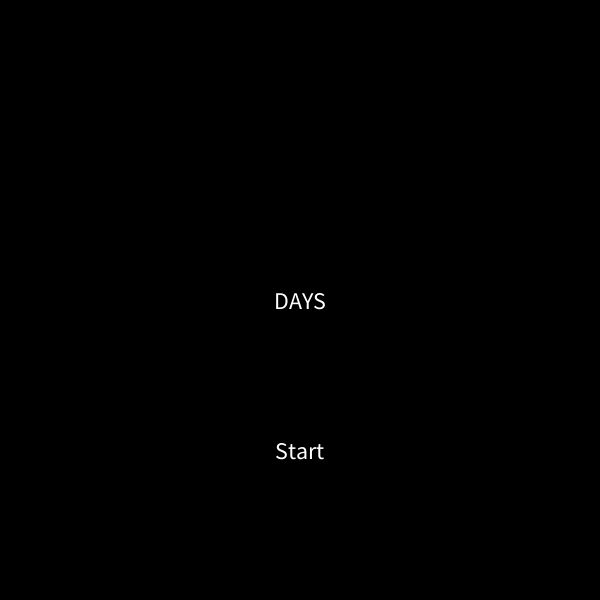
Frame 1 (no input)
Frame 60 (the mouse pressed at the canvas centre just before this capture): identical to frame 1, image omitted
Frame 120 (the mouse held since frame 60 and released just before this capture): identical to frame 1, image omitted

The Processing sketch that drew this single still picture (run headless with seeded random() and noise(); from frame 60 on, the mouse is pressed at the canvas centre):

// Processing sketch: LiuJustin_20220424_Project4_FunctionsAndExpandedCinema
// ── LiuJustin_20220424_Project4_FunctionsAndExpandedCinema.pde
/*
 * Course: ART 22 - Computer Programming for the Arts
 * Assignment: Expanded Cinema Part 1
 *
 * by Justin Liu
 *
 * Initiated: 4/23/22
 * Last updated: 4/24/22
 *
 * PHOTO CREDITS (permission to modify images was granted under license, changes to these images have been made in this assignment):
 * 1. Sun (for TITLE scene, https://commons.wikimedia.org/wiki/File:Draw_sunny.png)
 * 2. Blinds (for AWAKE scene, https://www.creativity103.com/collections/Details/slides/closed_blind.html)
 * 3. Café (for OUTSIDE scene, https://www.flickr.com/photos/matt_gibson/22620309837/in/photolist-AsT132-5g4DDN-tqqpV-eeXVTW-vE1SDf-iyxY8-pv4u3N-nwWby-ez4VEi-6cA3Yq-4aiTx3-nA5Zp3-5nD1N4-o2grQT-PM1VDk-4ha1St-iNMHm-swak6-6jn6St-5LrdSu-FqUc1H-8aXiAf-qfQnST-khtV1-oux1PJ-E2zEq-KPDNiT-97wfye-6cjbPN-aTZ1Rc-9sX9ku-8XFQL-aqxrXU-aujDba-6cKUtM-2KEh47-hNkMV8-8HLdXL-3ZYHw-khp1E-4eqiYF-xQRh9F-cgQhkN-jEV7T6-m9BaLt-8BssB9-kNUg-buveJc-ocYJ3q-b3aewB)
 * 4. Living Room (for INSIDE scene, https://www.flickr.com/photos/thegoodwinfamily/2352716848/in/photolist-4zUhKA-4zQ3ED-4x2ndm-4x2oHA-ymT7q-4wXd6Z-4zUi6U-4zUiJS-8kMff5-qb57j-4zQ3ag-9vUWFx-yZPEu-CcrQo-4rLexS-6VBvX9-bCWtr-6VxrNP-249dRzK-8YWwK-23zN1Dt-b6nbSx-4zQ2Hc-7uQct4-EVzBLS-976KV8-bCNXCe-z1qkW-ynhtd-54YpBz-4a9rnQ-5DcTSi-86uMED-5oeNPU-8qqkD1-4acdfz-8qqkG9-nTajq-411wx3-4Wro5-2kGR5uM-oTeozu-9wh6g7-2m4ZiA8-2kx3eNX-2imSksp-2m99PTB-2mKP8p7-8YWwJ-2kYBDSD)
 * 5. Coffee (for GREET scene, https://www.flickr.com/photos/kendrak/19985797010/in/photolist-ws5ra5-dEK8v5-ak3bTV-5GEGNZ-pYjwFL-9ftSCr-2cszjb-vMEFLj-aFjRGG-wJG4Sc-YvFraW-vMEGtw-wJGcRt-wKbQ6T-8FiYe-4xwtoi-9aPSv-9DGNDx-poDmxP-boNWVz-ojtKQ-4BN1Db-6jQmFn-21V7iJV-gzmzvn-4GHoeH-5GK3tN-8VbCCx-4DcfQJ-9a4PqA-49dB3K-dRUGpz-a36PuP-vMPtdz-vMPmFX-4Szzoy-7sMynd-7Jge3Z-55qGxf-4MmhD6-ary9W6-7muoMV-5f2rJy-5uZ6s8-dS1imb-8XpvRt-a94qfZ-mRqii-nSfe14-j5WeEo)
 * 6. Front Door (for IGNORE scene, https://www.flickr.com/photos/171174909@N03/48980989866/in/photolist-2hChnPh-2iRvzDK-zicaWU-2mucQfk-zzVP7D-yHUGX8-2ncWtNh-HSU5N3-2dZ6hEM-2245GyY-2icQ7Vh-PrkDSY-2kvLbPz-XkGz7N-2mCEZ4F-2iF2aqV-2k8tWkx-L7Me5s-2jXLax9-Jqo6kT-2keriVb-2mbR6vB-2iwRzxM-2iEWWkW-2hUFLUq-2kNtrP1-2mjTZBJ-Jot3ud-24N2zke-2i1NP25-2kCVrqn-2kKxHQ3-G8tLBX-GM3uE-8ss1x-2ndWD3j-Y8F2f7-2mBQpJP-7jNQ6s-3esD4K-bA9UWe-2gyLwmV-7k9FG7-2jRunBk-2kMFZaK-2jg37zu-RZV4ik-2mtxFU3-SzURqs-GkvYsD)
 * 7. Jewelry (for MEMORIES scene, https://www.flickr.com/photos/photovolt/6247664916/in/photolist-aw5V7C-5HtMmf-5HpsY2-8miQcs-8mfFWZ-E7U7H-8mfFJZ-8j4Zht-8miQnf-8mfFPc-7zbZUV-8j8euJ-8mfFmc-4C3cJE-8mfFCF-8mfFjc-8mfFAT-9rX1WV-8auT88-9q4cbY-8j4ZL6-8ayaxA-8ayaA9-8ayaCh-8auT9M-8auT5X-8auVtZ-8aWPM7-8mfFzv-9rX25H-8ayaqh-9q4c6s-fS33nW-8auThr-ayqQYf-8j4Zg6-8miQ9S-7ra1w7-EdbQ9f-8ayaFu-E7U6a-mbTpps-CuqA9-8j8eAm-8auVhc-soLJUW-g3NUxA-ayqQML-9hVhXh-ayqPA9)
 * 8. Piano (for PIANO scene, https://www.flickr.com/photos/akeu/6186144485/in/photolist-aqDBex-5CP4dD-7tYiZd-5hRbt-brTNZ-5cxndY-26LMed-8sg9p4-bSD14-84gabx-cJu1Wj-8YGfWH-7Nmyw-4pEA1x-XkFS-CbZyd-oTCFoM-mTpp-azSRLt-26LJjw-EGBVc-81HUwx-CbZFa-bW4e5-MEkBUW-bjg1Lz-5LeFj-2KJPHj-2auu3F-kxqd-4YSr9N-698mXq-fpQv-6Yos4E-aKZMMV-c3RyjN-84g4zg-adfs7K-8g9Yw1-9YQ5M3-8CsWnC-6n54NJ-f54M4V-84gcpT-GE3vC-mBYFS-2DyH4a-7jaXWw-BFgJyV-q11p)
 * 9. Sunset (for HOME scene, https://www.flickr.com/photos/labbradolci/4107469238/in/photolist-7fXRv9-9GfRgA-pv1S39-iRtCkq-pe1awD-fKkmjD-iJMUSj-8GkvHw-222mNUq-FK8pT2-naVZbH-8WPhEa-Csg76J-asKesD-pkRAdJ-dXk1GM-rypHLX-pNCxRy-pkSqUt-numFWP-pkQHED-eiNwJV-tLb9Qu-bfnuBz-2b96KGC-SH1uwp-RcGRNG-bmNh2y-dKFEES-wkBvby-nzCPJw-egXnz6-prcoQG-efXFVn-aqmunq-26cjVxB-bhcy6T-g4coPF-JhggWz-dXfJrV-8ZCZD4-iJKY94-YVdLkL-rL5wwR-NCxPnd-oi6usw-Ee2HVF-s1riqr-98RPaX-aVpLSH)
 * 10. Knife (for SAD scene, https://www.flickr.com/photos/cguy/4129869832/in/photolist-7hWEqh-NuXRdh-NuXSp5-rBX9G7-aMTXjn-rUq3bW-8z8FAV-3WndV-8Z8J4x-rUq5NE-rHzJqb-9tUUsU-5bUPaa-922bV8-925jdd-922bQv-8z6W2r-925jfs-j9pM5A-j9rTjC-LpcuEK-6dLNJt-7icNzb-w8vhSE-j9s2SE-kCr6fL-6MqfJN-wA2tBi-dKKP9-scqoG2-p7v8Cu-8GmkUK-nGm2fG-4sYKMe-eXDGtA-8MviF6-dKKbn-dGFnJF-mztkFe-Ed1BwC-8CWH1J-qAQ9so-8GmmV2-8zbHkG-b5RGWk-CVXtKe-RbUxYD-8za4h7-8z8BXP-86nvys)
 * 11. Sheet Music (for CALM scene, https://www.flickr.com/photos/rakel78/3469175275/in/photolist-6hyqWP-2mug57f-i9aks-2dzTyPS-2jd2VZZ-aKZLK8-2iTr9VS-GrbzRT-2jo3Hph-5G3Sdz-PSVaTo-5znSy-2mu7dWK-GrbzTg-2kL7sus-2mZijZ4-2mQ211L-2aXE1Zi-86y1PG-2dzTyKd-8RDMRL-oNooq9-2kwKNPL-2kSkJ6H-55pafs-QCi9b-2m75J4-f21eQL-9wZxXk-2mwzqoq-3ZMi1-GF788k-87BKSz-2m7f9-HquL8k-2k9hCo6-D84za-3ammYY-3TtRM-4FD3HE-9xVScC-2m75Hv-EeCXew-2mwzqnJ-8DQFNK-3SetZq-dzaXxq-dQy7Hw-6D8Kz1-2jZsDQq)
 * 12. Bed (for BED scene, https://www.flickr.com/photos/samueledangelo/29875849842/in/photolist-Mw2xim-s7JNCS-CZeJvD-uBkjzd-uRAS23-XgpyMG-uRAyF1-vu7kCX-rsvfZP-rsiWoo-vu7kEv-tX5hR4-uTVaFT-AALk6N-tWTjBS-uTqBmA-uUatFP-G6A1em-vtV2gN-YF9TbE-vYqUE8-A8H9Kt-spjaRB-22NP4rH-rsiVt7-vu7kDt-HfXGz2-uTUpxT-vu7kEk-vBRYCS-ZtacZr-vBRYFh-vtgdf9-AHaY3s-NwxWto-vtgdg1-NV84P4-vESrpD-KdEPVB-vESrrT-vESrrn-XT5C3x-YkcoiP-vESrse-vFgQkQ-vGvBpi-uX5vET-vGvBqk-uX5vFK-vvPgdV)
 * 13. Scribble (for DEATH scene, https://pixabay.com/illustrations/scribble-scribbles-drawing-doodle-4682995/)
 *
 * STORY:
 * The title of this story is "Days".
 * The character has lost their partner.
 * The user determines the choices the character makes to get through the day.
 *
 * */

// contains all of the scenes
enum Scene {
  TITLE, AWAKE, OUTSIDE, INSIDE, // 1st set of choices
    GREET, IGNORE, MEMORIES, PIANO, // 2nd set of choices
    HOME, SAD, CALM, // 3rd set of choices
    BED, DEATH // possible endings
}

Scene scene = Scene.TITLE; // start at title screen

void setup() {
  size(600, 600);            // 600 by 600 pixels
  textAlign(CENTER, CENTER); // center text
  textSize(24);              // set text size
  background(0);             // black background
}

void draw() {
  switch(scene) {
  case TITLE: // title screen
    background(0);
    text("DAYS", 0, 0, width, height);
    text("Start", 0, 150, width, height);
    break;
  case AWAKE: // character wakes up
    background(0);
    text("You wake up sometime in the afternoon. Your partner has been dead for a while now, and your day starts off empty.", 0, 0, width, height);
    text("Go outside", -100, 150, width, height);
    text("Stay inside", 100, 150, width, height);
    break;
  case OUTSIDE: // character goes to a café
    background(0);
    text("You decide to head to a café nearby. After getting your order, you notice a friend of yours sitting at a table.", 0, 0, width, height);
    text("Greet your friend", -125, 150, width, height);
    text("Ignore your friend", 125, 150, width, height);
    break;
  case INSIDE: // character stays in the house
    background(0);
    text("You look around for something to do, but you keep getting reminded of your partner.", 0, 0, width, height);
    text("Look through their things", -125, 150, width, height);
    text("Play on their piano", 125, 150, width, height);
    break;
  case GREET: // character greets friend at café
    background(0);
    text("You strike up a conversation. You release some of your pent-up grief.", 0, 0, width, height);
    text("Next", 0, 100, width, height);
    break;
  case IGNORE: // character ignores friend at café and heads home, feeling lonely
    background(0);
    text("You head home. You feel that no one would be able to understand what you’re going through.", 0, 0, width, height);
    text("Next", 0, 100, width, height);
    break;
  case MEMORIES: // character looks through partner's things
    background(0);
    text("Every item of theirs makes you miss them even more.", 0, 0, width, height);
    text("Next", 0, 100, width, height);
    break;
  case PIANO: // character plays piano for the whole day
    background(0);
    text("You spend the whole day plinking away on the piano.", 0, 0, width, height);
    text("Next", 0, 100, width, height);
    break;
  case HOME: // character returns home from the café, feeling better
    background(0);
    text("You head home, feeling better.", 0, 0, width, height);
    text("Next", 0, 100, width, height);
    break;
  case SAD: // character becomes sad and sees knife
    background(0);
    text("You begin to feel even sadder. You think about preparing something to eat to get rid of that feeling, but the knife catches your eye.", 0, 0, width, height);
    text("Return to your senses", -150, 150, width, height);
    text("Point the knife at yourself", 150, 150, width, height);
    break;
  case CALM: // character calms down from playing piano
    background(0);
    text("Playing the piano calms you down.", 0, 0, width, height);
    text("Next", 0, 100, width, height);
    break;
  case BED: // character sleeps
    background(0);
    text("You've managed to get through another day. You can get through this. Time for bed.", 0, 0, width, height);
    text("Return", 0, 100, width, height);
    break;
  case DEATH: // character dies
    background(0);
    text("You died. You're in a better place now.", 0, 0, width, height);
    text("Return", 0, 100, width, height);
    break;
  }
}

// changes scenes when mouse is clicked
void mouseClicked() {
  switch(scene) {
  case TITLE: // leads to AWAKE
    scene = Scene.AWAKE;
    break;
  case AWAKE: // leads to OUTSIDE (left) or INSIDE (right)
    if (mouseX < width/2) {
      scene = Scene.OUTSIDE;
    } else {
      scene = Scene.INSIDE;
    }
    break;
  case OUTSIDE: // leads to GREET (left) or IGNORE (right)
    if (mouseX < width/2) {
      scene = Scene.GREET;
    } else {
      scene = Scene.IGNORE;
    }
    break;
  case INSIDE: // leads to MEMORIES (left) or PIANO (right)
    if (mouseX < width/2) {
      scene = Scene.MEMORIES;
    } else {
      scene = Scene.PIANO;
    }
    break;
  case GREET: // leads to HOME
    scene = scene.HOME;
    break;
  case IGNORE: // leads to SAD
    scene = scene.SAD;
    break;
  case MEMORIES: // leads to SAD
    scene = scene.SAD;
    break;
  case PIANO: // leads to CALM
    scene = scene.CALM;
    break;
  case HOME: // leads to BED
    scene = scene.BED;
    break;
  case SAD: // leads to BED (left) or DEATH (right)
    if (mouseX < width/2) {
      scene = scene.BED;
    } else {
      scene = scene.DEATH;
    }
    break;
  case CALM: // leads to BED
    scene = scene.BED;
    break;
  case BED: // leads back to TITLE
    scene = scene.TITLE;
    break;
  case DEATH: // leads back to TITLE
    scene = scene.TITLE;
    break;
  }
}
